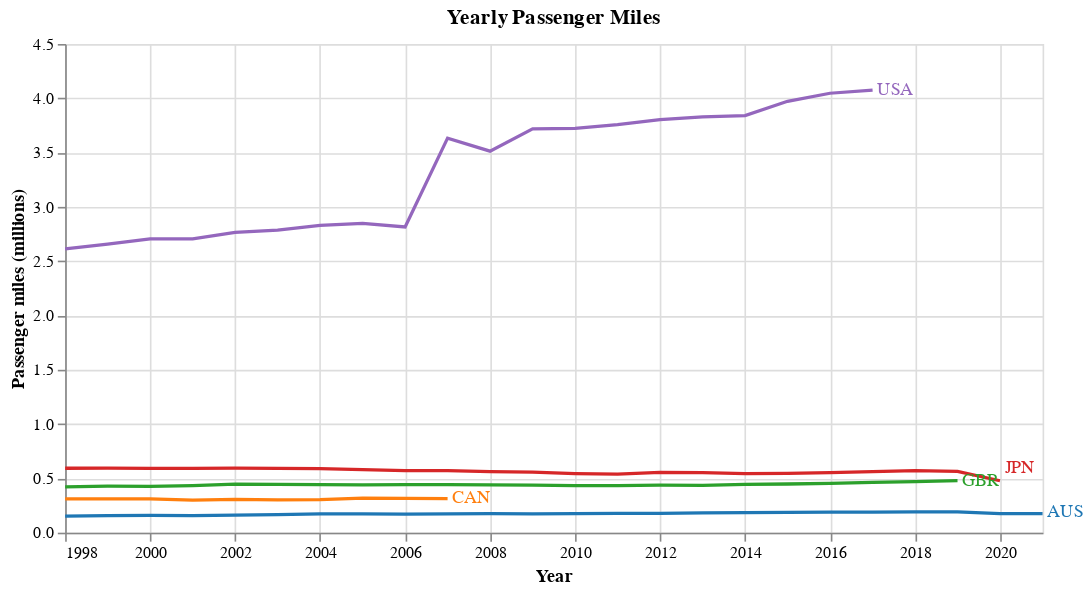

This figure's notebook cell:
### Code cell
# found this layering for word marks here: https://stackoverflow.com/questions/61194028/adding-labels-at-end-of-line-chart-in-altair

countries = alt.Chart(df_world).mark_line().encode(
    x=alt.X(
        'year',
        title="Year"
    ),
    y=alt.Y(
        'passenger_miles',
        title="Passenger miles (millions)",
        # scale=alt.Scale(type='log')
    ),
    color=alt.Color(
        'country',
        title="Country",
        scale=alt.Scale(
            scheme='category10',
        ),
        legend=None
    )
).properties(
    title='Yearly Passenger Miles'
)

labels = alt.Chart(df_world).mark_text(
    align='left',
    baseline='middle',
    dx=3
).encode(
    x=alt.X(
        'year',
        title="Year",
        aggregate='max'
    ),
    y=alt.Y(
        'passenger_miles',
        title="Passenger miles (millions)",
        # scale=alt.Scale(type='log'),
        aggregate={'argmax': 'passenger_miles'}
    ),
    text=alt.Text(
        'country'
    ),
    color=alt.Color(
        'country',
        title="Country",
        scale=alt.Scale(
            scheme='category10',
        ),
        legend=None
    )
)

chart = alt.layer(countries, labels).resolve_scale(color='independent').properties(
    width=600,
    height=300
)
chart.save(myJekyllDir + '/car_usage.json')

chart

### Figure 1 — Vega-Lite specification as saved in the notebook (floating-point values rounded to 4 significant figures)
{"config": {"view": {"continuousWidth": 400, "continuousHeight": 300}}, "layer": [{"mark": "line", "encoding": {"color": {"field": "country", "legend": null, "scale": {"scheme": "category10"}, "title": "Country", "type": "nominal"}, "x": {"field": "year", "title": "Year", "type": "temporal"}, "y": {"field": "passenger_miles", "title": "Passenger miles (millions)", "type": "quantitative"}}, "title": "Yearly Passenger Miles"}, {"mark": {"type": "text", "align": "left", "baseline": "middle", "dx": 3}, "encoding": {"color": {"field": "country", "legend": null, "scale": {"scheme": "category10"}, "title": "Country", "type": "nominal"}, "text": {"field": "country", "type": "nominal"}, "x": {"aggregate": "max", "field": "year", "title": "Year", "type": "temporal"}, "y": {"aggregate": {"argmax": "passenger_miles"}, "field": "passenger_miles", "title": "Passenger miles (millions)", "type": "quantitative"}}}], "data": {"name": "data-22f9da982e2750bc23b73f15fc865208"}, "height": 300, "resolve": {"scale": {"color": "independent"}}, "width": 600, "$schema": "https://vega.github.io/schema/vega-lite/v4.17.0.json", "datasets": {"data-22f9da982e2750bc23b73f15fc865208": [{"country": "AUS", "year": "1998-01-01T00:00:00", "passenger_miles": 0.1532}, {"country": "AUS", "year": "1999-01-01T00:00:00", "passenger_miles": 0.1565}, {"country": "AUS", "year": "2000-01-01T00:00:00", "passenger_miles": 0.1596}, {"country": "AUS", "year": "2001-01-01T00:00:00", "passenger_miles": 0.1581}, {"country": "AUS", "year": "2002-01-01T00:00:00", "passenger_miles": 0.1619}, {"country": "AUS", "year": "2003-01-01T00:00:00", "passenger_miles": 0.166}, {"country": "AUS", "year": "2004-01-01T00:00:00", "passenger_miles": 0.1734}, {"country": "AUS", "year": "2005-01-01T00:00:00", "passenger_miles": 0.1739}, {"country": "AUS", "year": "2006-01-01T00:00:00", "passenger_miles": 0.1712}, {"country": "AUS", "year": "2007-01-01T00:00:00", "passenger_miles": 0.1733}, {"country": "AUS", "year": "2008-01-01T00:00:00", "passenger_miles": 0.1745}, {"country": "AUS", "year": "2009-01-01T00:00:00", "passenger_miles": 0.174}, {"country": "AUS", "year": "2010-01-01T00:00:00", "passenger_miles": 0.1751}, {"country": "AUS", "year": "2011-01-01T00:00:00", "passenger_miles": 0.177}, {"country": "AUS", "year": "2012-01-01T00:00:00", "passenger_miles": 0.1787}, {"country": "AUS", "year": "2013-01-01T00:00:00", "passenger_miles": 0.1823}, {"country": "AUS", "year": "2014-01-01T00:00:00", "passenger_miles": 0.1851}, {"country": "AUS", "year": "2015-01-01T00:00:00", "passenger_miles": 0.1873}, {"country": "AUS", "year": "2016-01-01T00:00:00", "passenger_miles": 0.1886}, {"country": "AUS", "year": "2017-01-01T00:00:00", "passenger_miles": 0.19}, {"country": "AUS", "year": "2018-01-01T00:00:00", "passenger_miles": 0.1914}, {"country": "AUS", "year": "2019-01-01T00:00:00", "passenger_miles": 0.1907}, {"country": "AUS", "year": "2020-01-01T00:00:00", "passenger_miles": 0.1755}, {"country": "AUS", "year": "2021-01-01T00:00:00", "passenger_miles": 0.1755}, {"country": "CAN", "year": "1998-01-01T00:00:00", "passenger_miles": 0.3107}, {"country": "CAN", "year": "1999-01-01T00:00:00", "passenger_miles": 0.3113}, {"country": "CAN", "year": "2000-01-01T00:00:00", "passenger_miles": 0.3119}, {"country": "CAN", "year": "2001-01-01T00:00:00", "passenger_miles": 0.2989}, {"country": "CAN", "year": "2002-01-01T00:00:00", "passenger_miles": 0.3063}, {"country": "CAN", "year": "2003-01-01T00:00:00", "passenger_miles": 0.3014}, {"country": "CAN", "year": "2004-01-01T00:00:00", "passenger_miles": 0.3035}, {"country": "CAN", "year": "2005-01-01T00:00:00", "passenger_miles": 0.3186}, {"country": "CAN", "year": "2006-01-01T00:00:00", "passenger_miles": 0.317}, {"country": "CAN", "year": "2007-01-01T00:00:00", "passenger_miles": 0.3128}, {"country": "JPN", "year": "1998-01-01T00:00:00", "passenger_miles": 0.5933}, {"country": "JPN", "year": "1999-01-01T00:00:00", "passenger_miles": 0.5938}, {"country": "JPN", "year": "2000-01-01T00:00:00", "passenger_miles": 0.5911}, {"country": "JPN", "year": "2001-01-01T00:00:00", "passenger_miles": 0.593}, {"country": "JPN", "year": "2002-01-01T00:00:00", "passenger_miles": 0.5937}, {"country": "JPN", "year": "2003-01-01T00:00:00", "passenger_miles": 0.5929}, {"country": "JPN", "year": "2004-01-01T00:00:00", "passenger_miles": 0.5888}, {"country": "JPN", "year": "2005-01-01T00:00:00", "passenger_miles": 0.5797}, {"country": "JPN", "year": "2006-01-01T00:00:00", "passenger_miles": 0.5704}, {"country": "JPN", "year": "2007-01-01T00:00:00", "passenger_miles": 0.5711}, {"country": "JPN", "year": "2008-01-01T00:00:00", "passenger_miles": 0.5629}, {"country": "JPN", "year": "2009-01-01T00:00:00", "passenger_miles": 0.5584}, {"country": "JPN", "year": "2010-01-01T00:00:00", "passenger_miles": 0.5449}, {"country": "JPN", "year": "2011-01-01T00:00:00", "passenger_miles": 0.5391}, {"country": "JPN", "year": "2012-01-01T00:00:00", "passenger_miles": 0.5544}, {"country": "JPN", "year": "2013-01-01T00:00:00", "passenger_miles": 0.5529}, {"country": "JPN", "year": "2014-01-01T00:00:00", "passenger_miles": 0.5445}, {"country": "JPN", "year": "2015-01-01T00:00:00", "passenger_miles": 0.5468}, {"country": "JPN", "year": "2016-01-01T00:00:00", "passenger_miles": 0.5539}, {"country": "JPN", "year": "2017-01-01T00:00:00", "passenger_miles": 0.5623}, {"country": "JPN", "year": "2018-01-01T00:00:00", "passenger_miles": 0.5704}, {"country": "JPN", "year": "2019-01-01T00:00:00", "passenger_miles": 0.5652}, {"country": "JPN", "year": "2020-01-01T00:00:00", "passenger_miles": 0.4781}, {"country": "GBR", "year": "1998-01-01T00:00:00", "passenger_miles": 0.4229}, {"country": "GBR", "year": "1999-01-01T00:00:00", "passenger_miles": 0.4277}, {"country": "GBR", "year": "2000-01-01T00:00:00", "passenger_miles": 0.4257}, {"country": "GBR", "year": "2001-01-01T00:00:00", "passenger_miles": 0.4337}, {"country": "GBR", "year": "2002-01-01T00:00:00", "passenger_miles": 0.4472}, {"country": "GBR", "year": "2003-01-01T00:00:00", "passenger_miles": 0.4439}, {"country": "GBR", "year": "2004-01-01T00:00:00", "passenger_miles": 0.4433}, {"country": "GBR", "year": "2005-01-01T00:00:00", "passenger_miles": 0.4407}, {"country": "GBR", "year": "2006-01-01T00:00:00", "passenger_miles": 0.443}, {"country": "GBR", "year": "2007-01-01T00:00:00", "passenger_miles": 0.4435}, {"country": "GBR", "year": "2008-01-01T00:00:00", "passenger_miles": 0.4411}, {"country": "GBR", "year": "2009-01-01T00:00:00", "passenger_miles": 0.4388}, {"country": "GBR", "year": "2010-01-01T00:00:00", "passenger_miles": 0.4323}, {"country": "GBR", "year": "2011-01-01T00:00:00", "passenger_miles": 0.4327}, {"country": "GBR", "year": "2012-01-01T00:00:00", "passenger_miles": 0.4369}, {"country": "GBR", "year": "2013-01-01T00:00:00", "passenger_miles": 0.4346}, {"country": "GBR", "year": "2014-01-01T00:00:00", "passenger_miles": 0.445}, {"country": "GBR", "year": "2015-01-01T00:00:00", "passenger_miles": 0.4482}, {"country": "GBR", "year": "2016-01-01T00:00:00", "passenger_miles": 0.4545}, {"country": "GBR", "year": "2017-01-01T00:00:00", "passenger_miles": 0.4631}, {"country": "GBR", "year": "2018-01-01T00:00:00", "passenger_miles": 0.4702}, {"country": "GBR", "year": "2019-01-01T00:00:00", "passenger_miles": 0.4786}, {"country": "USA", "year": "1998-01-01T00:00:00", "passenger_miles": 2.612}, {"country": "USA", "year": "1999-01-01T00:00:00", "passenger_miles": 2.658}, {"country": "USA", "year": "2000-01-01T00:00:00", "passenger_miles": 2.705}, {"country": "USA", "year": "2001-01-01T00:00:00", "passenger_miles": 2.707}, {"country": "USA", "year": "2002-01-01T00:00:00", "passenger_miles": 2.766}, {"country": "USA", "year": "2003-01-01T00:00:00", "passenger_miles": 2.786}, {"country": "USA", "year": "2004-01-01T00:00:00", "passenger_miles": 2.83}, {"country": "USA", "year": "2005-01-01T00:00:00", "passenger_miles": 2.847}, {"country": "USA", "year": "2006-01-01T00:00:00", "passenger_miles": 2.815}, {"country": "USA", "year": "2007-01-01T00:00:00", "passenger_miles": 3.633}, {"country": "USA", "year": "2008-01-01T00:00:00", "passenger_miles": 3.513}, {"country": "USA", "year": "2009-01-01T00:00:00", "passenger_miles": 3.719}, {"country": "USA", "year": "2010-01-01T00:00:00", "passenger_miles": 3.722}, {"country": "USA", "year": "2011-01-01T00:00:00", "passenger_miles": 3.757}, {"country": "USA", "year": "2012-01-01T00:00:00", "passenger_miles": 3.804}, {"country": "USA", "year": "2013-01-01T00:00:00", "passenger_miles": 3.829}, {"country": "USA", "year": "2014-01-01T00:00:00", "passenger_miles": 3.841}, {"country": "USA", "year": "2015-01-01T00:00:00", "passenger_miles": 3.972}, {"country": "USA", "year": "2016-01-01T00:00:00", "passenger_miles": 4.046}, {"country": "USA", "year": "2017-01-01T00:00:00", "passenger_miles": 4.075}]}}
